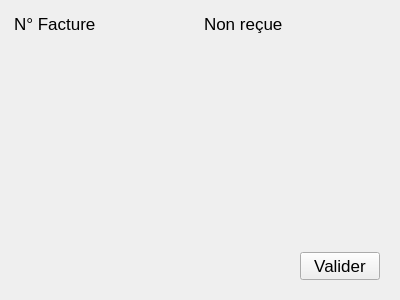
<?xml version="1.0" encoding="UTF-8"?>
<ui version="4.0">
 <class>Form</class>
 <widget class="QWidget" name="Form">
  <property name="geometry">
   <rect>
    <x>0</x>
    <y>0</y>
    <width>400</width>
    <height>300</height>
   </rect>
  </property>
  <property name="windowTitle">
   <string>Factures non reçues</string>
  </property>
  <property name="styleSheet">
   <string notr="true">* {
	font-family : &quot;Arial&quot;;
	font-size : 17px;
}</string>
  </property>
  <layout class="QVBoxLayout" name="verticalLayout">
   <item>
    <widget class="QWidget" name="body" native="true">
     <layout class="QVBoxLayout" name="verticalLayout_2">
      <property name="leftMargin">
       <number>0</number>
      </property>
      <property name="topMargin">
       <number>0</number>
      </property>
      <property name="rightMargin">
       <number>0</number>
      </property>
      <property name="bottomMargin">
       <number>0</number>
      </property>
      <item>
       <widget class="QWidget" name="title" native="true">
        <layout class="QHBoxLayout" name="horizontalLayout">
         <property name="spacing">
          <number>7</number>
         </property>
         <property name="leftMargin">
          <number>3</number>
         </property>
         <property name="topMargin">
          <number>3</number>
         </property>
         <property name="rightMargin">
          <number>3</number>
         </property>
         <property name="bottomMargin">
          <number>3</number>
         </property>
         <item>
          <widget class="QLabel" name="label">
           <property name="text">
            <string>N° Facture</string>
           </property>
          </widget>
         </item>
         <item>
          <widget class="QLabel" name="label_2">
           <property name="text">
            <string>Non reçue</string>
           </property>
          </widget>
         </item>
        </layout>
       </widget>
      </item>
      <item>
       <widget class="QWidget" name="content" native="true">
        <property name="sizePolicy">
         <sizepolicy hsizetype="Preferred" vsizetype="Expanding">
          <horstretch>0</horstretch>
          <verstretch>0</verstretch>
         </sizepolicy>
        </property>
        <layout class="QVBoxLayout" name="verticalLayout_4"/>
       </widget>
      </item>
     </layout>
    </widget>
   </item>
   <item>
    <widget class="QWidget" name="widget" native="true">
     <layout class="QHBoxLayout" name="horizontalLayout_2">
      <item alignment="Qt::AlignRight">
       <widget class="QPushButton" name="confirm">
        <property name="text">
         <string>Valider</string>
        </property>
       </widget>
      </item>
     </layout>
    </widget>
   </item>
  </layout>
 </widget>
 <resources/>
 <connections/>
</ui>
